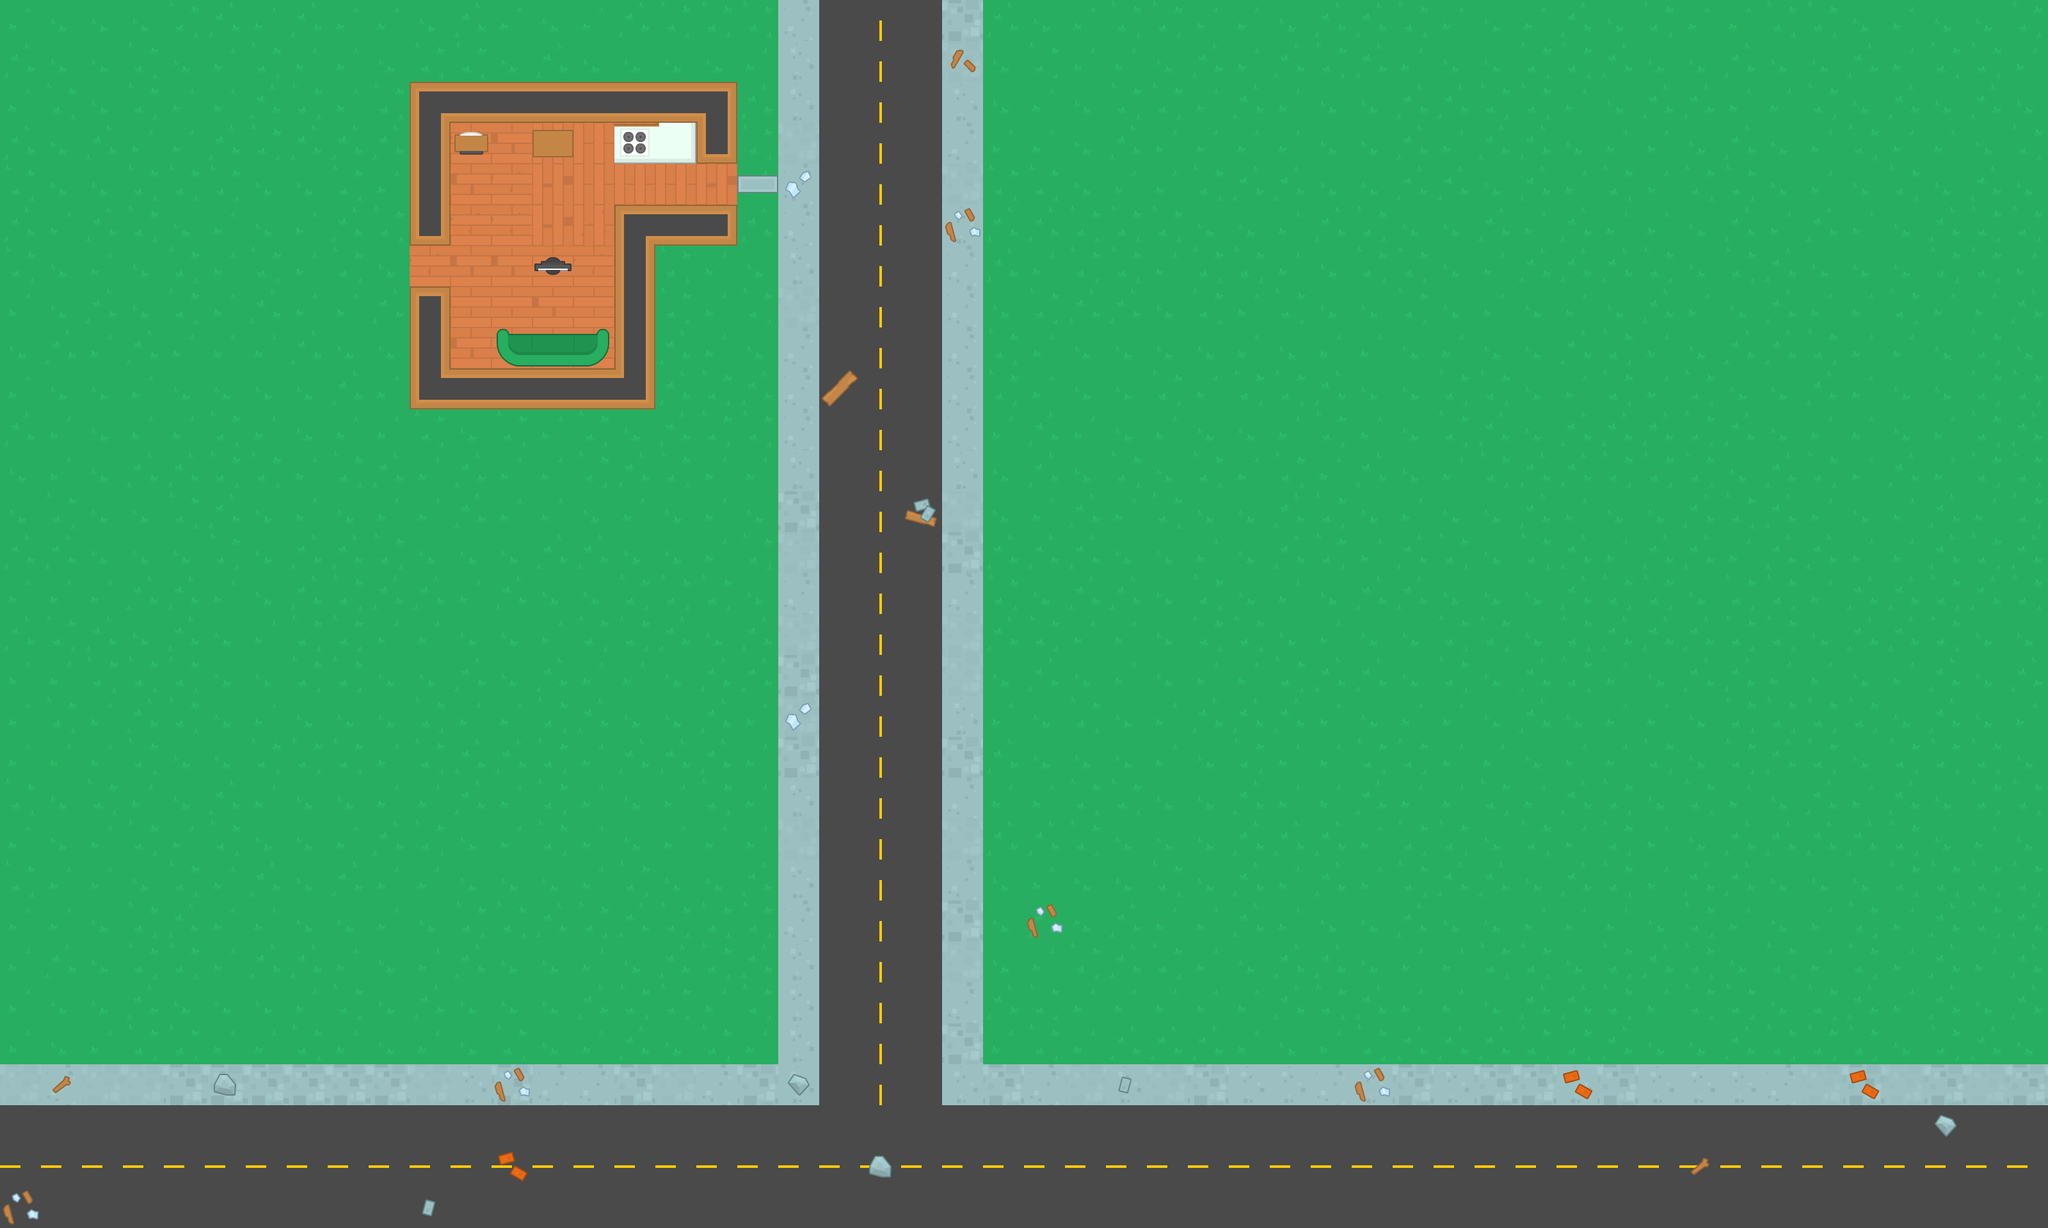

This is a level from a 2D game, rendered from its Tiled map with the project's own tilesets. A one-line summary and the map file follow, with tile-layer data summarised:
An orthogonal 50x30 tile map with 64x64 px tiles, 4 tile layers (Ground, Walls, Objects, Litter) and 28 objects (13x zombie, 12x wall, player, health, shotgun).

<map version="1.8" tiledversion="1.8.1" orientation="orthogonal" renderorder="right-down" width="50" height="30" tilewidth="64" tileheight="64" infinite="0" nextlayerid="7" nextobjectid="51">
 <tileset firstgid="1" source="../imgs/kenny_top_down.tsx" />
 <layer id="1" name="Ground" width="50" height="30">
  <data>[1500 cells, 1500 non-empty, 18 distinct tile ids]</data>
 </layer>
 <layer id="2" name="Walls" width="50" height="30">
  <data>[1500 cells, 26 non-empty, 7 distinct tile ids]</data>
 </layer>
 <layer id="3" name="Objects" width="50" height="30">
  <data>[1500 cells, 8 non-empty, 8 distinct tile ids]</data>
 </layer>
 <layer id="6" name="Litter" width="50" height="30">
  <data>[1500 cells, 22 non-empty, 11 distinct tile ids]</data>
 </layer>
 <objectgroup id="5" name="Obstacles">
  <object id="13" name="player" x="400" y="656" width="48" height="48" />
  <object id="42" name="health" x="848" y="720" width="32" height="32" />
  <object id="46" name="shotgun" x="608" y="864" width="32" height="32" />
  <object id="31" name="zombie" x="1168" y="480" width="48" height="48" />
  <object id="49" name="zombie" x="1312" y="144" width="48" height="48" />
  <object id="50" name="zombie" x="1552" y="240" width="48" height="48" />
  <object id="47" name="zombie" x="1104" y="736" width="48" height="48" />
  <object id="48" name="zombie" x="1504" y="576" width="48" height="48" />
  <object id="36" name="zombie" x="432" y="272" width="48" height="48" />
  <object id="32" name="zombie" x="704" y="320" width="48" height="48" />
  <object id="43" name="zombie" x="768" y="192" width="48" height="48" />
  <object id="34" name="zombie" x="1280" y="384" width="48" height="48" />
  <object id="44" name="zombie" x="976" y="688" width="48" height="48" />
  <object id="45" name="zombie" x="944" y="896" width="48" height="48" />
  <object id="35" name="zombie" x="560" y="272" width="48" height="48" />
  <object id="33" name="zombie" x="2272" y="320" width="48" height="48" />
  <object id="23" name="wall" x="640" y="128" width="64" height="256" />
  <object id="24" name="wall" x="704" y="128" width="448" height="64" />
  <object id="25" name="wall" x="1088" y="192" width="64" height="64" />
  <object id="26" name="wall" x="960" y="320" width="192" height="64" />
  <object id="38" name="wall" x="960" y="192" width="128" height="64" />
  <object id="39" name="wall" x="832" y="400" width="64" height="32" />
  <object id="40" name="wall" x="704" y="192" width="64" height="48" />
  <object id="41" name="wall" x="832" y="192" width="64" height="48" />
  <object id="27" name="wall" x="960" y="384" width="64" height="256" />
  <object id="28" name="wall" x="640" y="576" width="320" height="64" />
  <object id="30" name="wall" x="784" y="512" width="176" height="64" />
  <object id="29" name="wall" x="640" y="448" width="64" height="128" />
 </objectgroup>
</map>
